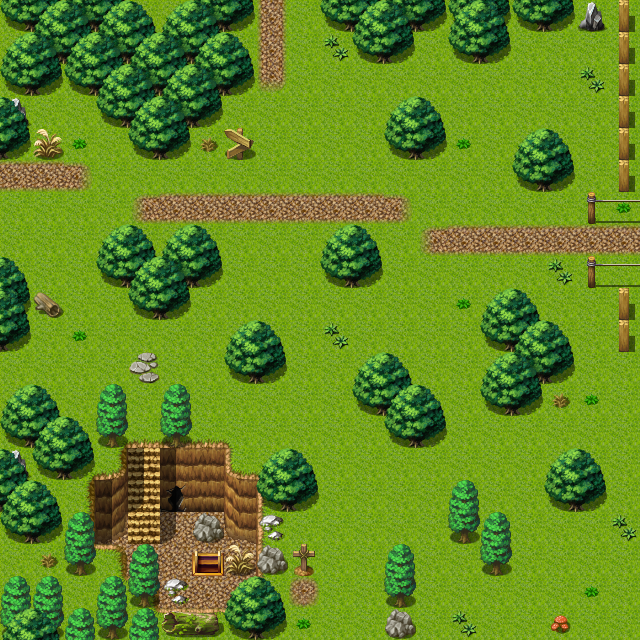

Tiled map render using the project's own tile images. Description and the map definition, with tile-layer contents summarised, below:
An orthogonal 20x20 tile map with 32x32 px tiles, 3 tile layers (Ground, Objects, Above), 1 hidden layer not drawn, 40 tilesets and 15 objects (8x mapchange, 5x spawn, 2x sign).

<map version="1.0" orientation="orthogonal" width="20" height="20" tilewidth="32" tileheight="32">
 <properties>
  <property name="outdoors" value="1" />
 </properties>
 <tileset firstgid="1" name="map_bed_1" tilewidth="32" tileheight="32">
  <image source="../drawable/map_bed_1.png" width="512" height="256" />
 </tileset>
 <tileset firstgid="129" name="map_border_1" tilewidth="32" tileheight="32">
  <image source="../drawable/map_border_1.png" width="512" height="256" />
 </tileset>
 <tileset firstgid="257" name="map_bridge_1" tilewidth="32" tileheight="32">
  <image source="../drawable/map_bridge_1.png" width="512" height="256" />
 </tileset>
 <tileset firstgid="385" name="map_broken_1" tilewidth="32" tileheight="32">
  <image source="../drawable/map_broken_1.png" width="512" height="256" />
 </tileset>
 <tileset firstgid="513" name="map_cavewall_1" tilewidth="32" tileheight="32">
  <image source="../drawable/map_cavewall_1.png" width="576" height="192" />
 </tileset>
 <tileset firstgid="621" name="map_cavewall_2" tilewidth="32" tileheight="32">
  <image source="../drawable/map_cavewall_2.png" width="576" height="192" />
 </tileset>
 <tileset firstgid="729" name="map_cavewall_3" tilewidth="32" tileheight="32">
  <image source="../drawable/map_cavewall_3.png" width="576" height="192" />
 </tileset>
 <tileset firstgid="837" name="map_chair_table_1" tilewidth="32" tileheight="32">
  <image source="../drawable/map_chair_table_1.png" width="512" height="256" />
 </tileset>
 <tileset firstgid="965" name="map_crate_1" tilewidth="32" tileheight="32">
  <image source="../drawable/map_crate_1.png" width="512" height="256" />
 </tileset>
 <tileset firstgid="1093" name="map_cupboard_1" tilewidth="32" tileheight="32">
  <image source="../drawable/map_cupboard_1.png" width="512" height="256" />
 </tileset>
 <tileset firstgid="1221" name="map_curtain_1" tilewidth="32" tileheight="32">
  <image source="../drawable/map_curtain_1.png" width="512" height="256" />
 </tileset>
 <tileset firstgid="1349" name="map_entrance_1" tilewidth="32" tileheight="32">
  <image source="../drawable/map_entrance_1.png" width="512" height="256" />
 </tileset>
 <tileset firstgid="1477" name="map_fence_1" tilewidth="32" tileheight="32">
  <image source="../drawable/map_fence_1.png" width="512" height="256" />
 </tileset>
 <tileset firstgid="1605" name="map_fence_2" tilewidth="32" tileheight="32">
  <image source="../drawable/map_fence_2.png" width="512" height="256" />
 </tileset>
 <tileset firstgid="1733" name="map_ground_1" tilewidth="32" tileheight="32">
  <image source="../drawable/map_ground_1.png" width="512" height="256" />
 </tileset>
 <tileset firstgid="1861" name="map_ground_2" tilewidth="32" tileheight="32">
  <image source="../drawable/map_ground_2.png" width="512" height="256" />
 </tileset>
 <tileset firstgid="1989" name="map_ground_3" tilewidth="32" tileheight="32">
  <image source="../drawable/map_ground_3.png" width="512" height="256" />
 </tileset>
 <tileset firstgid="2117" name="map_ground_4" tilewidth="32" tileheight="32">
  <image source="../drawable/map_ground_4.png" width="512" height="256" />
 </tileset>
 <tileset firstgid="2245" name="map_ground_5" tilewidth="32" tileheight="32">
  <image source="../drawable/map_ground_5.png" width="512" height="256" />
 </tileset>
 <tileset firstgid="2373" name="map_ground_6" tilewidth="32" tileheight="32">
  <image source="../drawable/map_ground_6.png" width="512" height="256" />
 </tileset>
 <tileset firstgid="2501" name="map_ground_7" tilewidth="32" tileheight="32">
  <image source="../drawable/map_ground_7.png" width="512" height="256" />
 </tileset>
 <tileset firstgid="2629" name="map_ground_8" tilewidth="32" tileheight="32">
  <image source="../drawable/map_ground_8.png" width="512" height="256" />
 </tileset>
 <tileset firstgid="2757" name="map_indoor_1" tilewidth="32" tileheight="32">
  <image source="../drawable/map_indoor_1.png" width="512" height="256" />
 </tileset>
 <tileset firstgid="2885" name="map_kitchen_1" tilewidth="32" tileheight="32">
  <image source="../drawable/map_kitchen_1.png" width="512" height="256" />
 </tileset>
 <tileset firstgid="3013" name="map_outdoor_1" tilewidth="32" tileheight="32">
  <image source="../drawable/map_outdoor_1.png" width="512" height="256" />
 </tileset>
 <tileset firstgid="3141" name="map_pillar_1" tilewidth="32" tileheight="32">
  <image source="../drawable/map_pillar_1.png" width="512" height="256" />
 </tileset>
 <tileset firstgid="3269" name="map_plant_1" tilewidth="32" tileheight="32">
  <image source="../drawable/map_plant_1.png" width="512" height="256" />
 </tileset>
 <tileset firstgid="3397" name="map_rock_1" tilewidth="32" tileheight="32">
  <image source="../drawable/map_rock_1.png" width="512" height="256" />
 </tileset>
 <tileset firstgid="3525" name="map_roof_1" tilewidth="32" tileheight="32">
  <image source="../drawable/map_roof_1.png" width="512" height="256" />
 </tileset>
 <tileset firstgid="3653" name="map_roof_2" tilewidth="32" tileheight="32">
  <image source="../drawable/map_roof_2.png" width="512" height="256" />
 </tileset>
 <tileset firstgid="3781" name="map_shop_1" tilewidth="32" tileheight="32">
  <image source="../drawable/map_shop_1.png" width="512" height="256" />
 </tileset>
 <tileset firstgid="3909" name="map_sign_ladder_1" tilewidth="32" tileheight="32">
  <image source="../drawable/map_sign_ladder_1.png" width="512" height="256" />
 </tileset>
 <tileset firstgid="4037" name="map_table_1" tilewidth="32" tileheight="32">
  <image source="../drawable/map_table_1.png" width="512" height="256" />
 </tileset>
 <tileset firstgid="4165" name="map_trail_1" tilewidth="32" tileheight="32">
  <image source="../drawable/map_trail_1.png" width="512" height="256" />
 </tileset>
 <tileset firstgid="4293" name="map_tree_1" tilewidth="32" tileheight="32">
  <image source="../drawable/map_tree_1.png" width="512" height="256" />
 </tileset>
 <tileset firstgid="4421" name="map_wall_1" tilewidth="32" tileheight="32">
  <image source="../drawable/map_wall_1.png" width="512" height="256" />
 </tileset>
 <tileset firstgid="4549" name="map_wall_2" tilewidth="32" tileheight="32">
  <image source="../drawable/map_wall_2.png" width="480" height="256" />
 </tileset>
 <tileset firstgid="4669" name="map_wall_3" tilewidth="32" tileheight="32">
  <image source="../drawable/map_wall_3.png" width="480" height="256" />
 </tileset>
 <tileset firstgid="4789" name="map_window_1" tilewidth="32" tileheight="32">
  <image source="../drawable/map_window_1.png" width="512" height="256" />
 </tileset>
 <tileset firstgid="4917" name="map_window_2" tilewidth="32" tileheight="32">
  <image source="../drawable/map_window_2.png" width="512" height="256" />
 </tileset>
 <layer name="Ground" width="20" height="20">
  <data>[400 cells, 400 non-empty, 9 distinct tile ids]</data>
 </layer>
 <layer name="Objects" width="20" height="20">
  <data>[400 cells, 146 non-empty, 39 distinct tile ids]</data>
 </layer>
 <layer name="Above" width="20" height="20">
  <data>[400 cells, 76 non-empty, 15 distinct tile ids]</data>
 </layer>
 <layer name="Walkable" width="20" height="20" visible="0">
  <data>[400 cells, 140 non-empty, 1 distinct tile ids]</data>
 </layer>
 <objectgroup name="Mapevents" visible="0">
  <object name="sign_wild3" type="sign" x="224" y="128" width="32" height="32" />
  <object name="north" type="mapchange" x="256" y="0" width="64" height="32">
   <properties>
    <property name="map" value="gapfiller3" />
    <property name="place" value="south" />
   </properties>
  </object>
  </objectgroup>
 <objectgroup name="Spawn" visible="0">
  <!-- 5 objects omitted --></objectgroup>
 <objectgroup name="Keys" visible="0" />
</map>
<!-- 13 of 15 objects omitted -->
